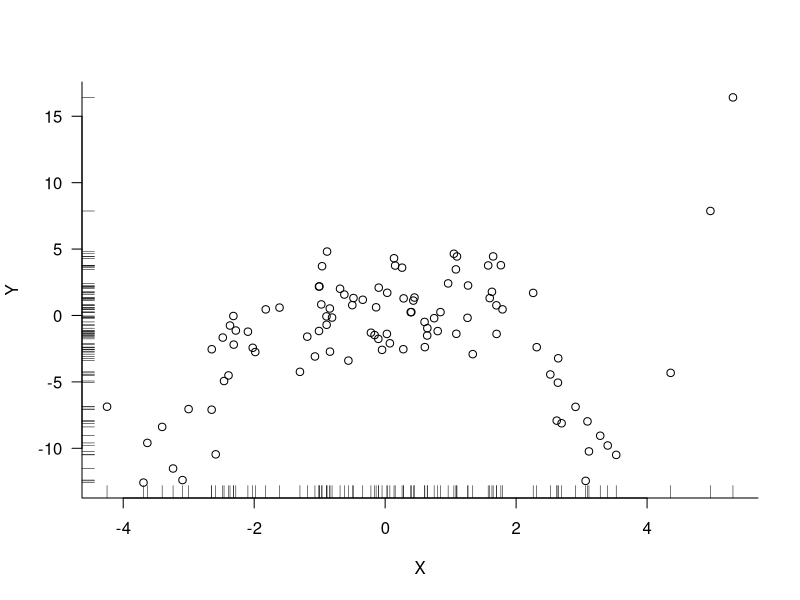
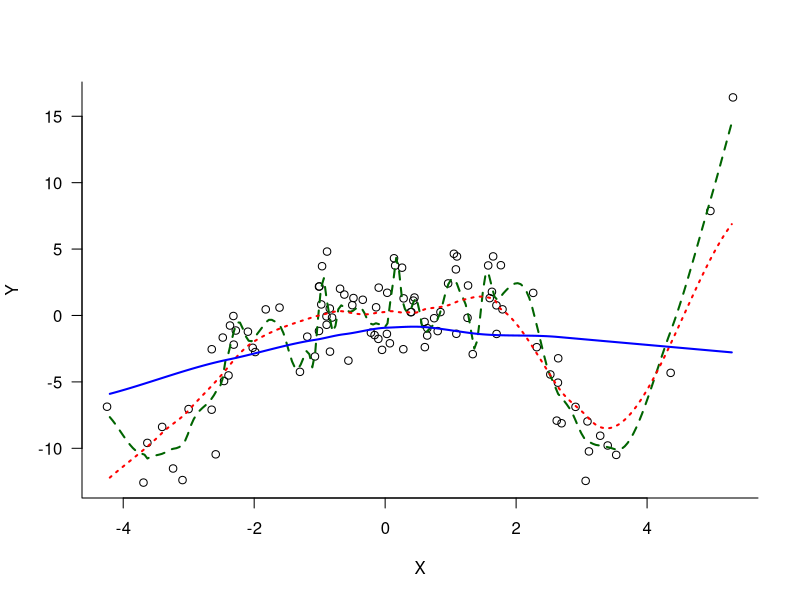
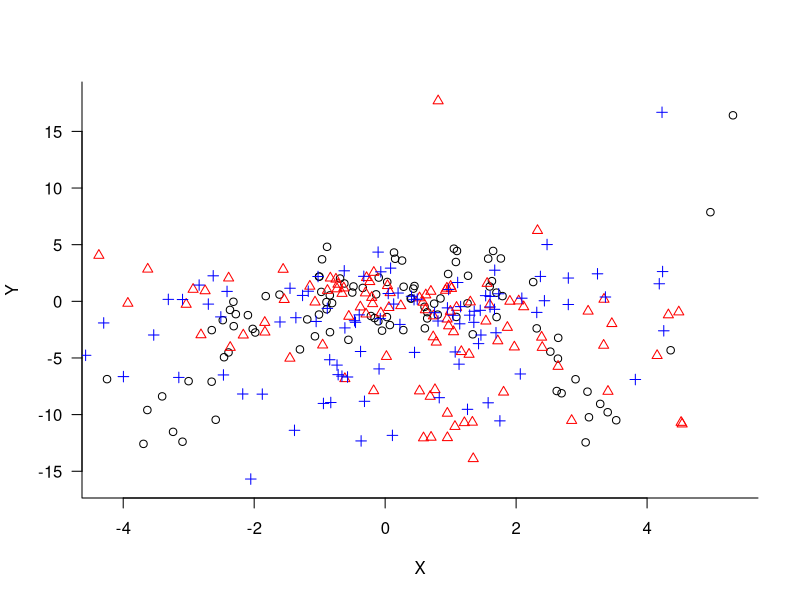
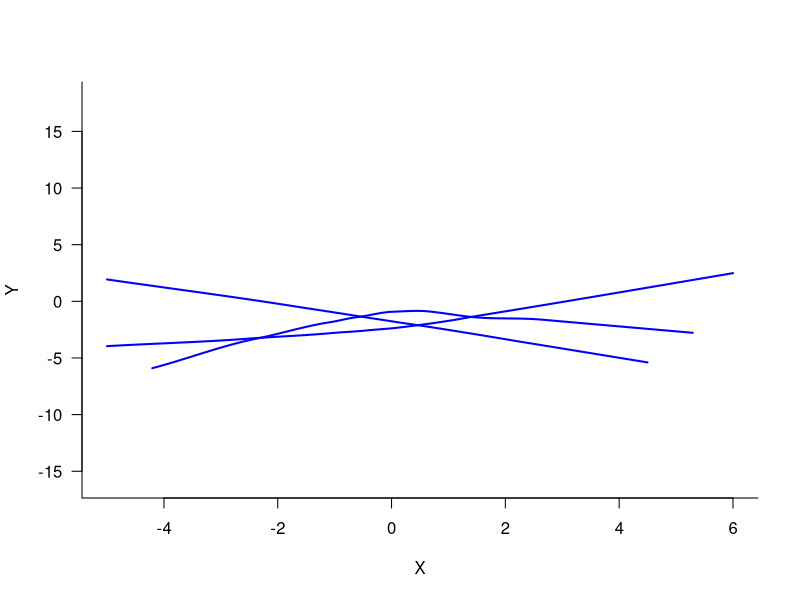
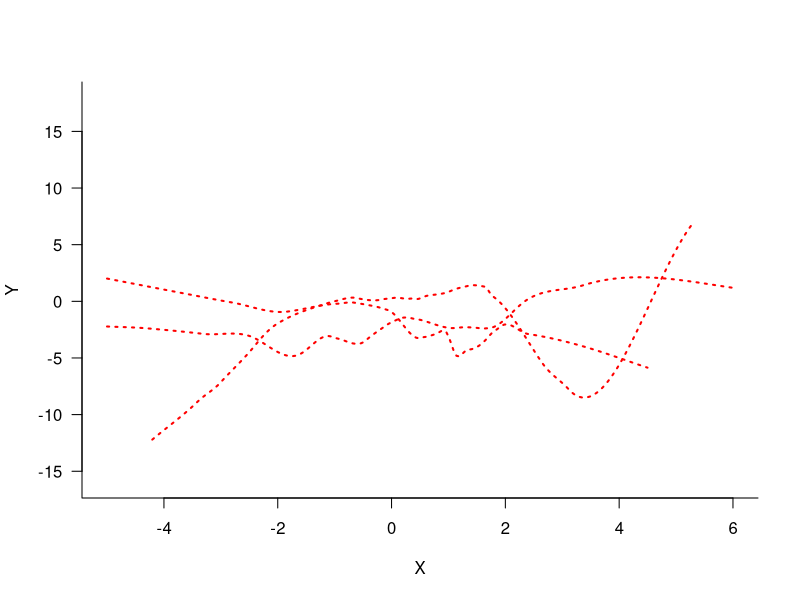
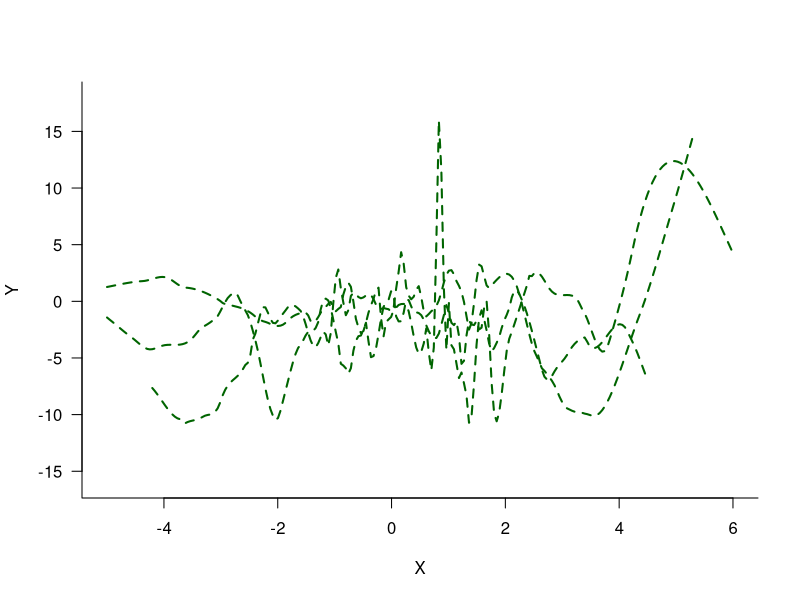
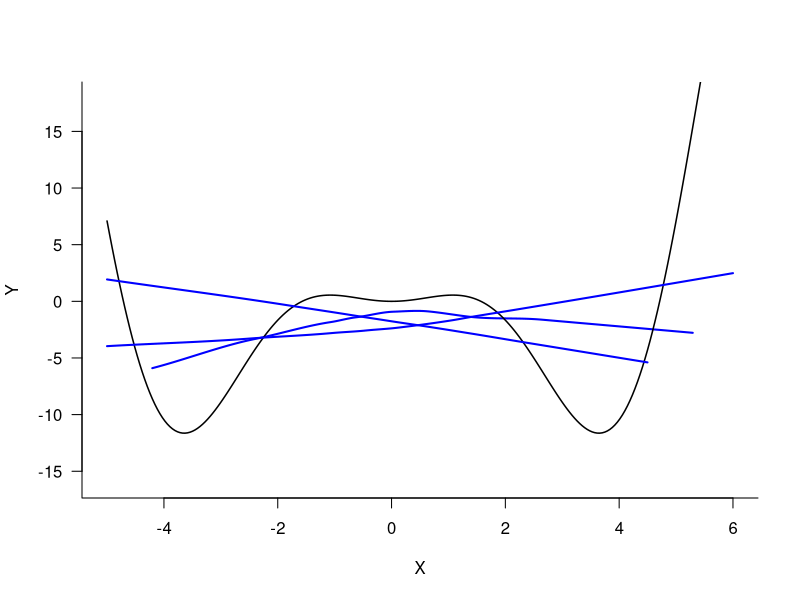
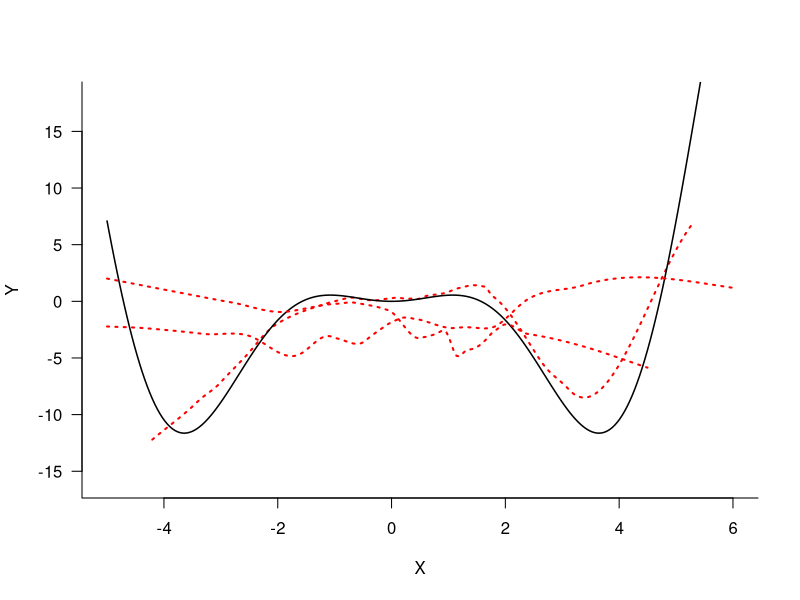

Generate these figures, in order, with R:
## ---- chunk 1
set.seed(12345)
n <- 100
eps <- rnorm(n, sd = 2)
m <- function(x) x^2 * cos(x)
X <- rnorm(n, sd = 2)
Y <- m(X) + eps
xGrid <- seq(-5, 6, l = 250)
## ---- chunk 2
#| fig.cap: 100 observations sampled from a population where $Y$ and $X$ are related.
#| label: fig-gendata1
#| lightbox:
#| 
plot(X, Y, las=1, bty="l")
rug(X, side = 1); 
rug(Y, side = 2)
## ---- chunk 3
#| fig.cap: Observed data and three possible models for the signal.
#| label: fig-gendata-fit1
#| lightbox:
#| 
l_01 <- loess(Y ~ X,degree=1, span=0.075)
l_03 <- loess(Y ~ X,degree=1, span=0.3)
l_10 <- loess(Y ~ X,degree=1, span=1)

plot(X,Y,las=1, bty="l")
lines(xGrid,
      predict(l_01, newdata=data.frame("X"=xGrid)), 
      col="darkgreen", 
      lty="dashed",
      lwd=2)
lines(xGrid,
      predict(l_03, newdata=data.frame("X"=xGrid)), 
      col="red", 
      lty="dotted",
      lwd=2)
lines(xGrid,
      predict(l_10, newdata=data.frame("X"=xGrid)), 
      col="blue", 
      lty="solid",
      lwd=2)

## ---- chunk 4
m <- function(x) x^2 * cos(x)
eps2 <- rnorm(n, sd = 2)
X2 <- rnorm(n, sd = 2)
Y2 <- m(X) + eps2

eps3 <- rnorm(n, sd = 2)
X3 <- rnorm(n, sd = 2)
Y3 <- m(X) + eps3
## ---- chunk 5
#| fig.cap: Three realizations of 100 observations each.
#| label: fig-gendata2
#| lightbox:
#| 
plot(X, Y, las=1, bty="l", col="black", pch=1., ylim=c(-16,18))
points(X2,Y2, col="red", pch=2)
points(X3,Y3, col="blue", pch=3)
## ---- chunk 6
#| fig.cap: The solid (blue) model fit to each of the three samples.
#| label: fig-gendata-fit2_1
#| lightbox:
#| 
l_10 <- loess(Y ~ X,degree=1, span=1)
l_102 <- loess(Y2 ~ X2,degree=1, span=1)
l_103 <- loess(Y3 ~ X3,degree=1, span=1)

plot(x=xGrid,
     y=predict(l_10, newdata=data.frame("X"=xGrid)), 
     xlab="X",
     ylab="Y",
     type="l",
     las=1,
     bty="l",
     col="blue", 
     lty="solid",
     lwd=2,
     ylim=c(-16,18))
lines(xGrid,
      predict(l_103, newdata=data.frame("X3"=xGrid)), 
      col="blue", 
      lty="solid",
      lwd=2)
lines(xGrid,
      predict(l_102, newdata=data.frame("X2"=xGrid)), 
      col="blue", 
      lty="solid",
      lwd=2)
## ---- chunk 7
#| fig.cap: The dotted (red) model fit to each of the three samples.
#| label: fig-gendata-fit2_2
#| lightbox:
#| 
l_03 <- loess(Y ~ X,degree=1, span=0.3)
l_032 <- loess(Y2 ~ X2,degree=1, span=0.3)
l_033 <- loess(Y3 ~ X3,degree=1, span=0.3)

plot(x=xGrid,
     y=predict(l_03, newdata=data.frame("X"=xGrid)), 
     xlab="X",
     ylab="Y",
     type="l",
     las=1,
     bty="l",
     col="red", 
     lty="dotted",
     lwd=2,
     ylim=c(-16,18))
lines(xGrid,
      predict(l_033, newdata=data.frame("X3"=xGrid)), 
      col="red", 
      lty="dotted",
      lwd=2)
lines(xGrid,
      predict(l_032, newdata=data.frame("X2"=xGrid)), 
      col="red", 
      lty="dotted",
      lwd=2)

## ---- chunk 8
#| fig.cap: The dashed (green) model fit to each of the three samples.
#| label: fig-gendata-fit2_3
#| lightbox:
#| 
l_01 <- loess(Y ~ X,degree=1, span=0.075)
l_012 <- loess(Y2 ~ X2,degree=1, span=0.075)
l_013 <- loess(Y3 ~ X3,degree=1, span=0.075)

plot(x=xGrid,
     y=predict(l_01, newdata=data.frame("X"=xGrid)), 
     xlab="X",
     ylab="Y",
     type="l",
     las=1,
     bty="l",
     col="darkgreen", 
     lty="dashed",
     lwd=2,
     ylim=c(-16,18))
lines(xGrid,
      predict(l_013, newdata=data.frame("X3"=xGrid)), 
      col="darkgreen", 
      lty="dashed",
      lwd=2)
lines(xGrid,
      predict(l_012, newdata=data.frame("X2"=xGrid)), 
      col="darkgreen", 
      lty="dashed",
      lwd=2)
## ---- chunk 9
#| fig.cap: The solid (blue) model fit to each of the three samples and the true signal.
#| label: fig-gendata-fit3_1
#| lightbox:
#| 
plot(x=xGrid,
     y=predict(l_10, newdata=data.frame("X"=xGrid)), 
     xlab="X",
     ylab="Y",
     type="l",
     las=1,
     bty="l",
     col="blue", 
     lty="solid",
     lwd=2,
     ylim=c(-16,18))
lines(xGrid, m(xGrid), col = "black",lwd=1.5)
lines(xGrid,
      predict(l_103, newdata=data.frame("X3"=xGrid)), 
      col="blue", 
      lty="solid",
      lwd=2)
lines(xGrid,
      predict(l_102, newdata=data.frame("X2"=xGrid)), 
      col="blue", 
      lty="solid",
      lwd=2)
## ---- chunk 10
#| fig.cap: The dotted (red) model fit to each of the three samples and the true signal.
#| label: fig-gendata-fit3_2
#| lightbox:
#| 
plot(x=xGrid,
     y=predict(l_03, newdata=data.frame("X"=xGrid)), 
     xlab="X",
     ylab="Y",
     type="l",
     las=1,
     bty="l",
     col="red", 
     lty="dotted",
     lwd=2,
     ylim=c(-16,18))
lines(xGrid, m(xGrid), col = "black",lwd=1.5)
lines(xGrid,
      predict(l_033, newdata=data.frame("X3"=xGrid)), 
      col="red", 
      lty="dotted",
      lwd=2)
lines(xGrid,
      predict(l_032, newdata=data.frame("X2"=xGrid)), 
      col="red", 
      lty="dotted",
      lwd=2)
## ---- chunk 11
#| fig.cap: The dashed (green) model fit to each of the three samples and the true signal.
#| label: fig-gendata-fit3_3
#| lightbox:
#| 
plot(x=xGrid,
     y=predict(l_01, newdata=data.frame("X"=xGrid)), 
     xlab="X",
     ylab="Y",
     type="l",
     las=1,
     bty="l",
     col="darkgreen", 
     lty="dashed",
     lwd=2,
     ylim=c(-16,18))
lines(xGrid, m(xGrid), col = "black",lwd=1.5)
lines(xGrid,
      predict(l_013, newdata=data.frame("X3"=xGrid)), 
      col="darkgreen", 
      lty="dashed",
      lwd=2)
lines(xGrid,
      predict(l_012, newdata=data.frame("X2"=xGrid)), 
      col="darkgreen", 
      lty="dashed",
      lwd=2)
## ---- chunk 12
set.seed(12345)                     # <1>
n <- 100                            # <2>
eps <- rnorm(n, sd = 2)             # <3>
X <- rnorm(n, sd = 2)               # <4>
Y <- X^2 * cos(X) + eps             # <5>

simData <- data.frame(X=X, Y=Y)     # <6>
## ---- chunk 13
library(caret)          # <1>

cv_results <- train(Y ~ X,                   # <2>
                    data     =simData,       # <3>
                    method   ="gamSpline",   # <4>
                    tuneGrid =data.frame(df=seq(2, 25, by=1)),      # <5>
                    trControl=trainControl(method="cv", number=10)) # <6>

## ---- chunk 14
print(cv_results)
## ---- chunk 15
#| fig.cap: Cross-validation root mean squared error as a function of model flexibility (degrees of freedom).
#| label: fig-gendata-cv
plot(cv_results)
## ---- chunk 16

final_model <- train(Y ~ X,                   
                     data     =simData,       
                     method   ="gamSpline",   
                     tuneGrid =data.frame(df=cv_results$bestTune[1]),   # <1>
                     trControl=trainControl(method="none"))             # <2>
## ---- chunk 17
xGrid <- data.frame(X=seq(-5, 6, length.out = 250))  # <1>
predvals <- predict(final_model,newdata=xGrid)       # <2>

predvals[1:10]   # <3>
## ---- chunk 18
#| fig.cap: Predictions of the cross-validated spline model and observed data.
#| label: fig-gendata-final-spline
#| lightbox:

plot(simData$X, simData$Y, 
     type="p", 
     las =1,
     bty ="l",
     xlab="X",
     ylab="Y")
lines(xGrid$X,predvals,col="red",lwd=2)
lines(xGrid$X,m(xGrid$X),col="black",lwd=2,lty="dashed")
legend("topleft",
       legend=c("Cross-validated","True"),
       lty   =c("solid","dashed"),
       col   =c("red","black"),
       lwd   =2)
## ---- chunk 19
library(gam)   # <1>

final <- gam(Y ~ s(X,df=14), data=simData)  # <2>

predvals <- predict(final,se.fit=TRUE) # <3>

round(predvals$fit[1:10],4)                     # <4>

round(predvals$se.fit[1:10],4)                  # <5>
## ---- chunk 20
#| fig.cap: Predictions and confidence intervals of the cross-validated spline model and observed data. The black line is the true signal in the data.
#| label: fig-gendata-final-spline2
#| lightbox:

pred_df <- data.frame(X=simData$X, 
                      pred=predvals$fit,
                      se=predvals$se.fit)
pred_df_sorted <- pred_df[order(pred_df$X),]
pred_df_sorted$ci_up <- pred_df_sorted$pred + qnorm(0.975)*pred_df_sorted$se
pred_df_sorted$ci_lo <- pred_df_sorted$pred - qnorm(0.975)*pred_df_sorted$se

plot(simData$X, simData$Y, 
     type="p", 
     las =1,
     bty ="l",
     xlab="X",
     ylab="Y")
lines(xGrid$X,m(xGrid$X),col="black",lwd=2,lty="dashed")
lines(pred_df_sorted$X,
      pred_df_sorted$pred,col="red",lwd=2)
lines(pred_df_sorted$X,
      pred_df_sorted$ci_up,col="blue",lty="dotted",lwd=1.5)
lines(pred_df_sorted$X,
      pred_df_sorted$ci_lo,col="blue",lty="dotted",lwd=1.5)
